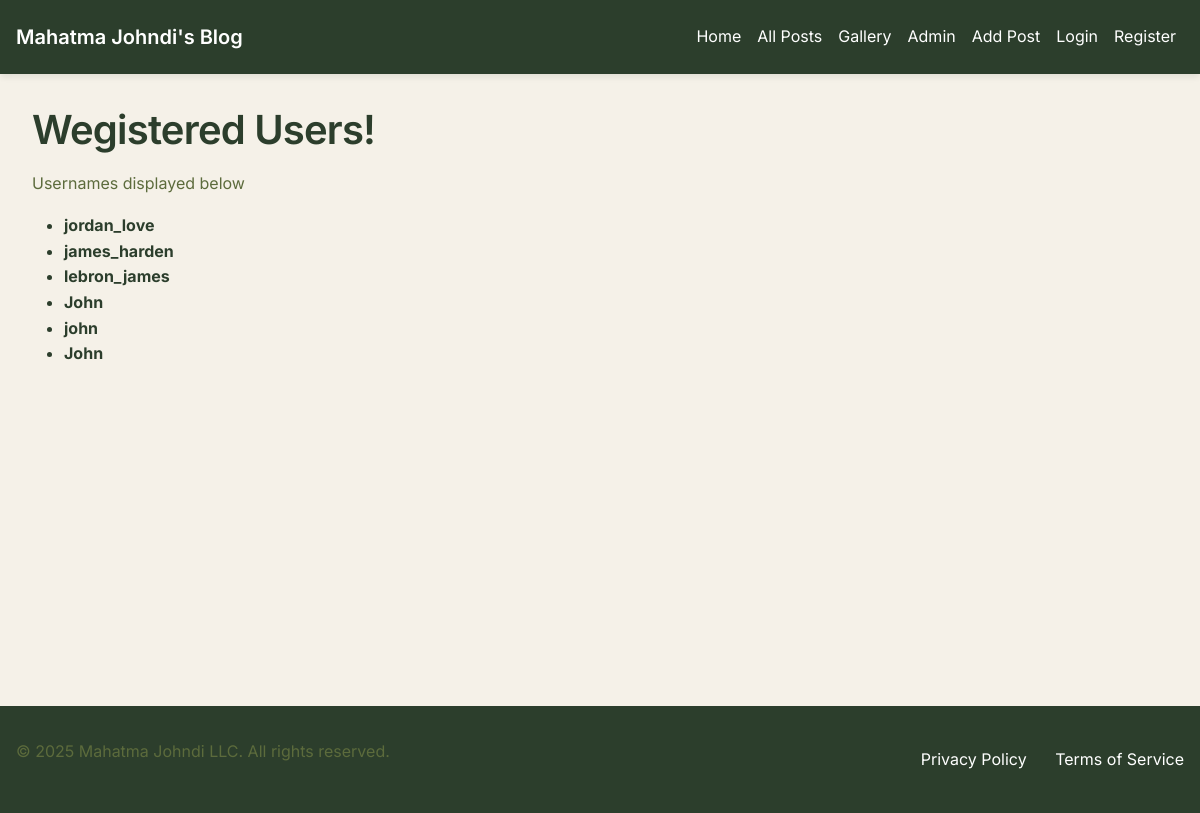
The page /user_list on the database as committed earlier.
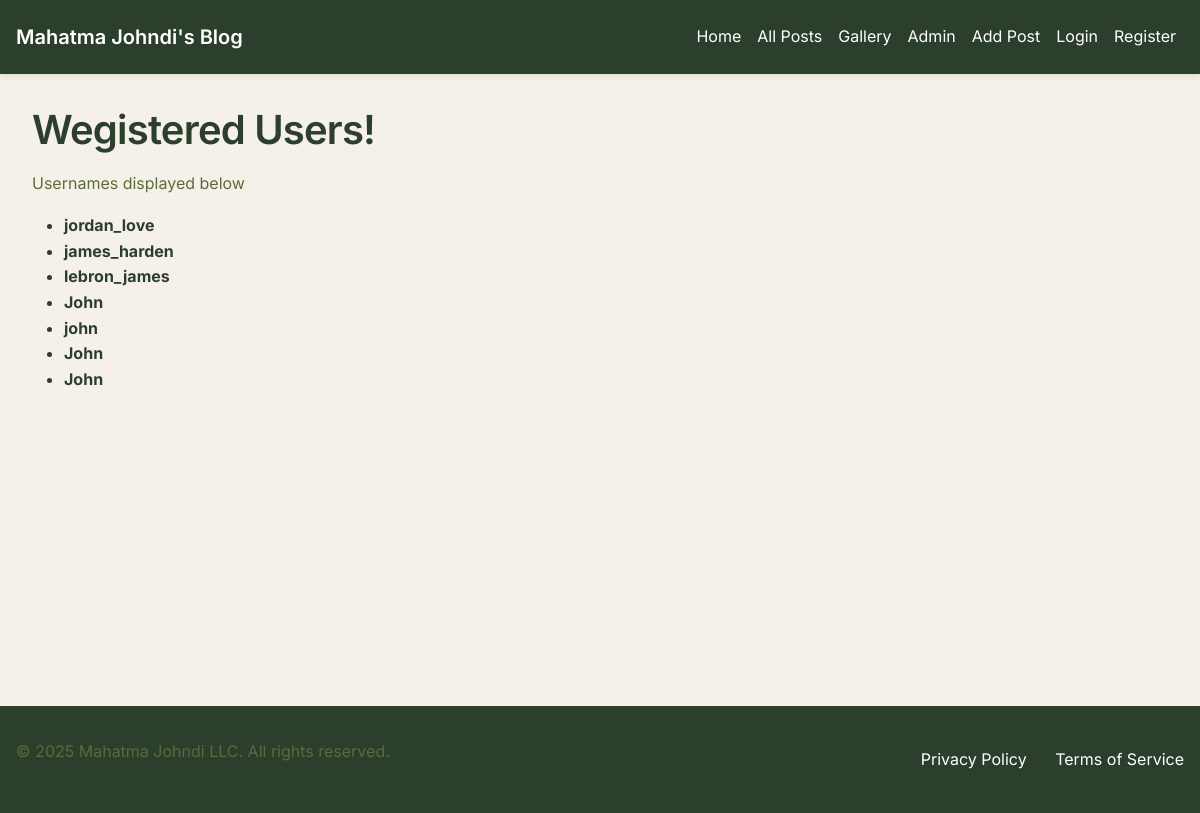
The same page on the database as committed later.
### tables this page shows
CREATE TABLE users (
                    user_id INTEGER PRIMARY KEY AUTOINCREMENT,
                    name TEXT NOT NULL,
                    email TEXT UNIQUE,
                    password TEXT NOT NULL,
                    profile_image TEXT, -- Path to the image file
                    username TEXT NOT NULL
                );

### app.py (the view)
@app.route('/user_list')
def user_list():
    conn = sqlite3.connect('database.db')
    cursor = conn.cursor()
    cursor.execute("SELECT username FROM users")
    users = [{'username': row[0]} for row in cursor.fetchall()]
    conn.close()
    return render_template('user_list.html', users=users)

### templates/user_list.html
{% extends 'base.html' %}
{% block content %}
<div class="container">
    <h1>Wegistered Users!</h1>
    <p>Usernames displayed below</p>
    <ul>
        {% for user in users %}
        <li><strong>{{ user['username'] }}</strong></li>
        {% endfor %}
    </ul>
</div>
{% endblock %}

Rows that differ between the two databases and show on the page:
added users: username "John"
